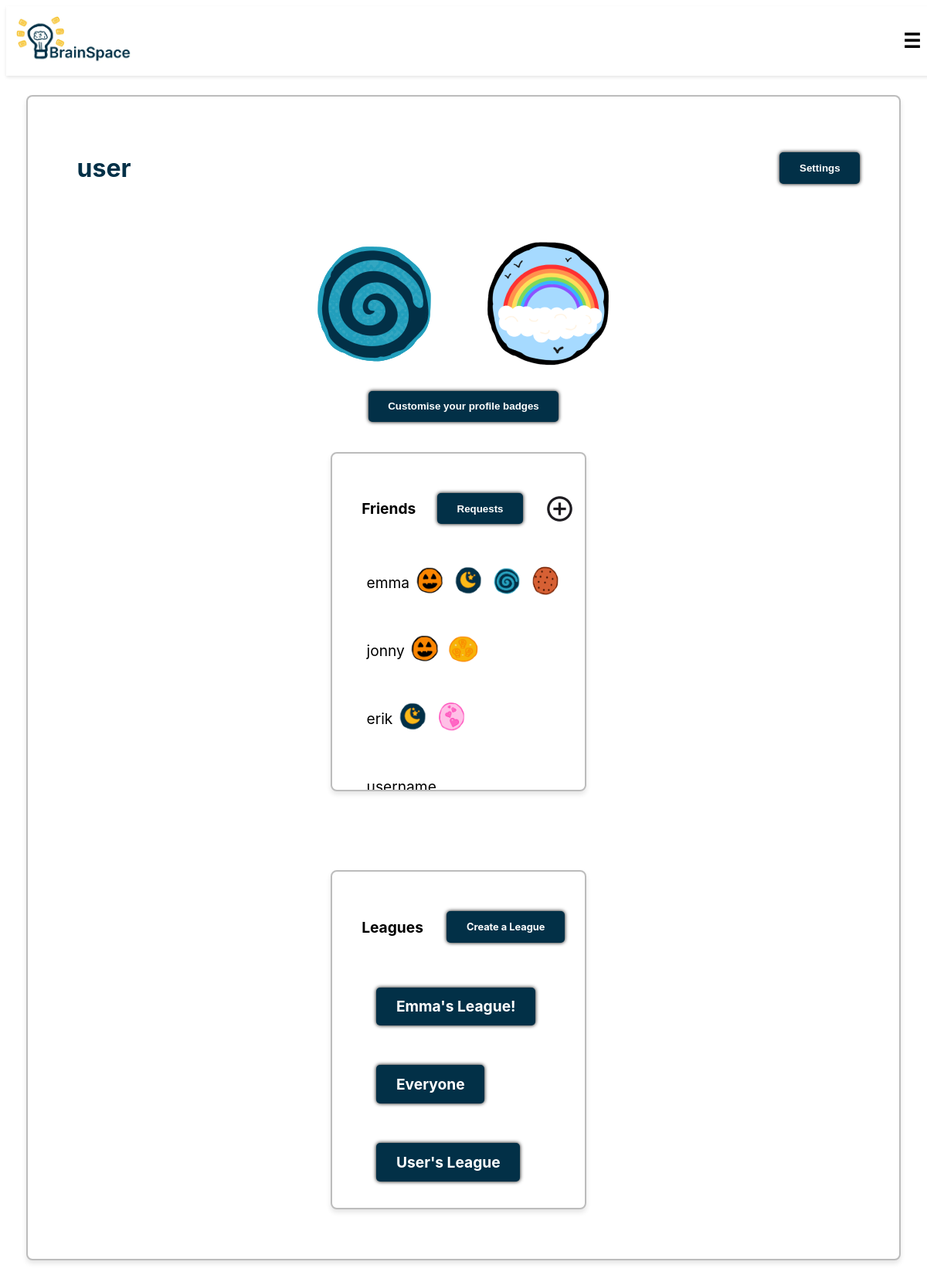
The app's page /profile/ (signed in) with its own data.
### cards/models.py (models this page shows, shortened)
class Badge(models.Model):
    name = models.CharField(max_length=255)
    price = models.IntegerField()
    description = models.TextField()
    image = models.ImageField(upload_to='badges/', null=True, blank=True)

class League(models.Model):
    name = models.CharField(max_length=255)
    owner = models.ForeignKey(Profile, on_delete=models.CASCADE, related_name='owned_leagues')
    last_rewarded = models.DateTimeField(default=timezone.now())
    previous_top_users = models.TextField(null=True, blank=True)

### cards/views.py (the view)
# urls.py: path('profile/', views.profile, name='profile'),
def profile(request):
    displayed_badges = Badge.objects.filter(id__in=UserBadge.objects.filter(user=request.user.profile, displayed=True).values("badge_id"))
    owned_badges = Badge.objects.filter(id__in=UserBadge.objects.filter(user=request.user.profile).values("badge_id"))
    friend_profiles = request.user.profile.get_friends()
    friends = User.objects.filter(profile__in=friend_profiles)
    friends_with_badges = []
    for friend in friends:
        friend_badges = Badge.objects.filter(id__in=UserBadge.objects.filter(user=friend.profile, displayed=True).values("badge_id"))
        friends_with_badges.append({
            'friend': friend,
            'badges': friend_badges
        })
    leagues = request.user.profile.get_leagues()
    return render(request, 'cards/profile.html', {
        'displayed_badges': displayed_badges,
        'owned_badges': owned_badges,
        'friends_with_badges': friends_with_badges,
        'leagues': leagues,
    })

### cards/models.py (called while the page is built)
    def get_friends(self):
        return Profile.objects.filter(
            models.Q(friendship_requests_sent__receiver=self, friendship_requests_sent__status='accepted') |
            models.Q(friendship_requests_received__sender=self, friendship_requests_received__status='accepted')
        ).distinct()

    def get_leagues(self):
        return League.objects.filter(models.Q(owner=self) | models.Q(league_users__user=self)).distinct()

### cards/templates/cards/profile.html (shortened to what this page needs)
{% extends 'cards/header.html' %}
{% block content %}
{% load static %}
<div class="dashboard">
    <div class="profile-box">
        <div class="flashcard-nav-header">
            <h1>{{ user.username }}</h1>
            <button id="edit-profile" class="loginbtn">Settings</button>
        </div>
        <div class="badge-container" id="badgeContainer">
            {% for badge in displayed_badges %}
                <div class="badge-box">
                    <div class="badge-image">
                        <img src="{% static badge.image %}" alt="{{ badge.name }}">
                    </div>
                </div>
            {% endfor %}
        </div>
        <button id="editBadges" class="signupbtn">Customise your profile badges</button>
        <div class="dashboard">
            <div class="scrollbox">
                <div class="flashcard-nav-header">
                    <h2>Friends</h2>
                    <button id="viewRequestsBtn" class="loginbtn">Requests</button>
                    <img src ="{% static 'images/add_circle.png' %}" id="openModal" alt="Add Friends" cursor="pointer" tabindex="0">
                </div>
                <div class="friend-list" style="overflow-y: auto; overflow-x: hidden;">
                    {% for friend_data in friends_with_badges %}
                    <div class="friend-box">
                        <p>{{ friend_data.friend.username }}</p>
                        <div class="friend-badges">
                            {% for badge in friend_data.badges %}
                                <img src="{% static badge.image %}" alt="{{ badge.name }}" class="badge-icon">
                            {% endfor %}
                        </div>
                    </div>
                {% empty %}
                    <p>No friends yet.</p>
                {% endfor %}
                </div>
            </div>
            <div class="scrollbox">
                <div class="flashcard-nav-header">
                    <h2>Leagues</h2>
                    <a href ="{% url 'create_league' %}" class="signupbtn">Create a League</a>
                </div>
                <div class="friend-list">
                    {% for league in leagues %}
                    <div class="friend-box">
                        <a href="{% url 'league' league.id %}" class="loginbtn">{{ league.name }}</a>
                    </div>
                    {% empty %}
                    <p>No leagues found.</p>
                    {% endfor %}
            </div>
        </div>
</div>
{% endblock %}

### static/css/styles.css (style rules this page uses)
html { font-size: 80%; overflow-x: hidden; }
body { font-family: 'Inter', Arial, sans-serif; height: 100vh; display: flex; flex-wrap: wrap; justify-content: center; }
h1 { font-size: 2.5rem; margin-left: 2rem; color: #023047; }
.loginbtn { display: inline-block; margin: 1rem; padding: 1rem 2rem; background-color: #023047; color: #fff; font-weight: bold; text-decoration: none; border-radius: 5px; text-align: center; box-shadow: #000000 0px 0px 5px; }
.signupbtn { display: inline-block; margin: 1rem; padding: 1rem 2rem; background-color: #023047; color: #fff; font-weight: bold; text-decoration: none; border-radius: 5px; text-align: center; box-shadow: #000000 0px 0px 5px; }
button { display: inline-block; font-weight: bold; padding: 1rem; background-color: #023047; color: #fff; border: none; cursor: pointer; border-radius: 5px; }
.scrollbox { width: 90%; height: 70vh; padding: 3rem; margin-top: 2rem; overflow-y: auto; border: 2px solid #00000043; border-radius: 8px; box-shadow: 0 4px 6px rgba(0, 0, 0, 0.1); }
.profile-box .scrollbox { width: 80%; height: 30rem; margin-top: 0rem; padding: 2rem; overflow-x: hidden; }
@media (max-width: 75rem) { .dashboard { display: flex; flex-direction: column; gap: 2rem; padding: 2rem; justify-content: center; } }
@media (max-width: 75rem) { .scrollbox { height: 40vh; } }
@media (max-width: 75rem) { .badge-image img { width: 3rem; height: 3rem; } }
@media (max-width: 75rem) { .badge-box img { width: 100%; height: 100%; } }
.profile-box { display: flex; justify-content: center; flex-direction: column; align-items: center; margin-bottom: 2rem; padding: 3rem; border: 2px solid #00000043; border-radius: 8px; background-color: #fff; box-shadow: 0 4px 6px rgba(0, 0, 0, 0.1); min-width: 75%; height: 85%; box-sizing: border-box; }
.friend-list { display: flex; flex-direction: column; gap: 1rem; width: 100%; padding: 1rem; }
.friend-box { font-size: 1.5rem; display: flex; align-items: center; padding: 0.5rem; width: 100%; }
.friend-box img { width: 3rem; height: 3rem; border-radius: 50%; margin-left: 0.5rem; }
.badge-container { display: flex; justify-content: center; align-items: center; gap: 2rem; flex-wrap: wrap; min-width: 100%; margin-top: 2rem; }
.badge-shop .header, .flashcard-nav-header { width: 100%; display: flex; align-items: center; justify-content: space-between; padding: 1rem; }
.badge-box { display: flex; flex-direction: column; align-items: center; justify-content: center; text-align: center; padding: 10px; gap: 10px; }
.dashboard { display: flex; gap: 8rem; padding: 2rem; justify-content: center; }

### records on screen
Badge: image (picture)
Badge: image (picture)
Badge: image (picture)
Badge: image (picture)
Badge: image (picture)
Badge: image (picture)
Badge: image (picture)
League: name "Emma's League!"
League: name "Everyone"
League: name "User's League"

### other values on screen
{{ user.username }} "user"
{{ friend_data.friend.username }} "emma"
{{ friend_data.friend.username }} "jonny"
{{ friend_data.friend.username }} "erik"
